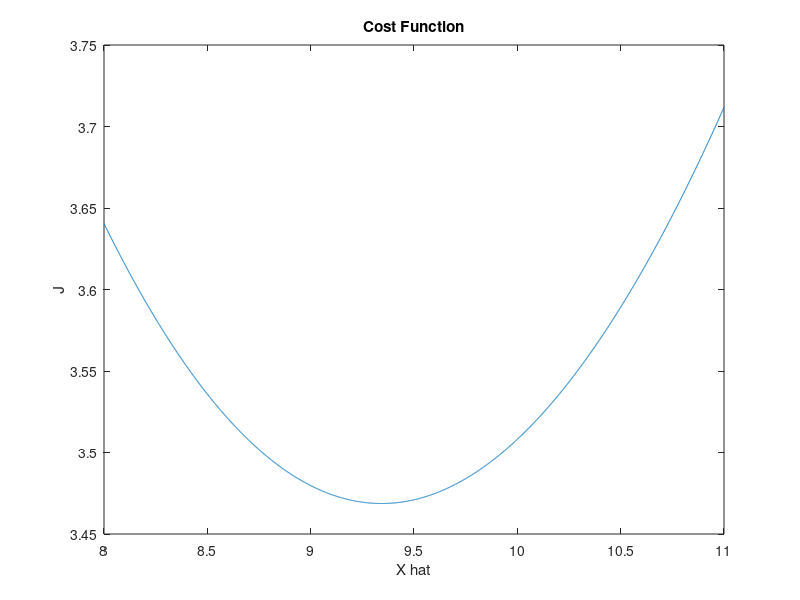

MATLAB code to generate this figure:
clear; close all;
%Part a
%Number of Records
R = 200;
%Number of samples per record
N = 10000;
%Degrees of freedom
dof = 10;
%Generating R records of size N
X = chi2rnd(dof,[N,R]);
%Uncomment the next line to visualise sample distribution
%hist(X(:,1),1:1:max(max(X)))

%Guess values for the estimate
x_hat_vec = 8:0.001:11;
L = length(x_hat_vec);
%Array to store the costs
Jvals = zeros(L,1);
for i = 1:L
    %Cost function evaluation, sums up all the deviations and is normalised
    %by the total number of samples(which is N*R)
    Jvals(i) = sum(sum(abs(X-x_hat_vec(i))))/(N*R);
end
%Locating the minimum
[min_J, pos] = min(Jvals);
% Plot of J
plot(x_hat_vec,Jvals);
title('Cost Function');
xlabel('X hat');
ylabel('J');
x_hat = x_hat_vec(pos);
% Part b
% Required probabilities computed as mentioned in the hand-written solution
Pr_x_star = chi2cdf(1.1*x_hat,10) - chi2cdf(0.9*x_hat,10);
% Obtaining the mean and variance of the chi-squared distribution
[M,V] = chi2stat(10);
Pr_x = chi2cdf(1.1*M,10) - chi2cdf(0.9*M,10);